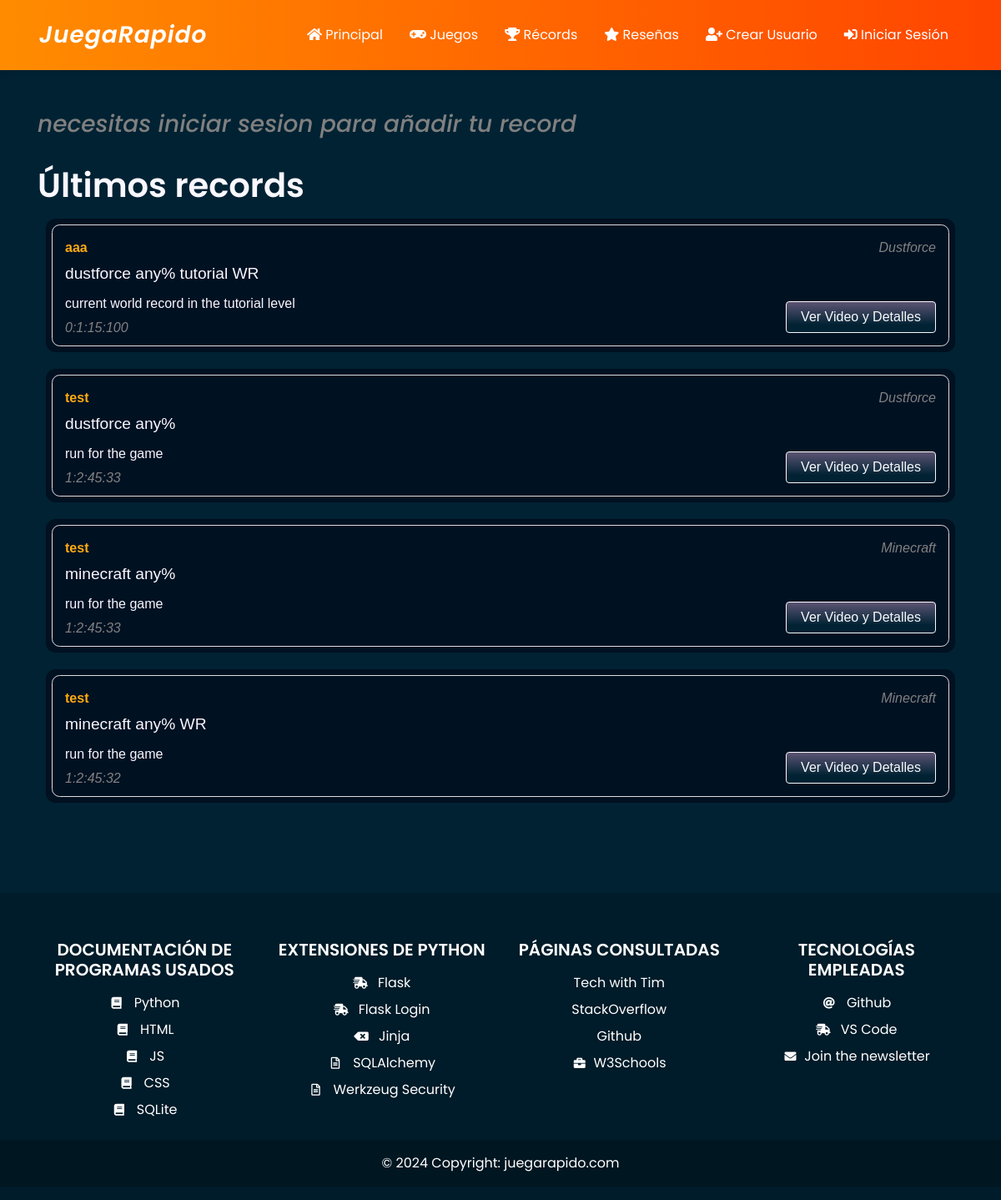
Page /records on the committed database.
### website/models.py (models this page shows)
class Records(db.Model):
    id = db.Column(db.Integer, primary_key=True)
    titulo = db.Column(db.Text)
    fecha = db.Column(db.DateTime)
    categoria = db.Column(db.Integer)
    video = db.Column(db.Text)
    detalles = db.Column(db.Text)
    comentario = db.Column(db.Text)
    tiempohoras = db.Column(db.Integer)
    tiempominutos = db.Column(db.Integer)
    tiemposegundos = db.Column(db.Integer)
    tiempoms = db.Column(db.Integer)
    idjuego = db.Column(db.Integer)
    idusuario = db.Column(db.Integer)
    idtipo = db.Column(db.Integer)
    records_historico = db.relationship('RecordsHistorico', backref='record', lazy='dynamic')

class Usuarios(db.Model,UserMixin):
    id = db.Column(db.Integer, primary_key=True, unique=True)
    alias = db.Column(db.Text, unique=True)
    nombre = db.Column(db.Text)
    apellidos = db.Column(db.Text)
    telefono = db.Column(db.Text)
    contrasena = db.Column(db.Text)
    email = db.Column(db.Text)
    fecha_creacion = db.Column(db.Text)
    fecha_alta = db.Column(db.Text)
    comentario = db.Column(db.Text)
    id_tipo = db.Column(db.Integer, db.ForeignKey('tipos_usuarios.id'))
    alta = db.Column(db.Integer, db.ForeignKey('validado.id'))

class Juegos(db.Model):
    id = db.Column(db.Integer, primary_key=True)
    nombre = db.Column(db.Text)
    fecha = db.Column(db.DateTime)
    imagen = db.Column(db.Text)
    categoria_id = db.Column(db.Integer)
    archivos = db.relationship('Archivos', backref='juego', lazy='dynamic')
    resennas = db.relationship('Resennas', backref='juego', lazy='dynamic')

### website/views.py (the view, shortened to what this page needs)
@views.route('/records',methods=['GET', 'POST'])
def records():
    from . import db
    from .models import Records
    from . import db
    from .models import Juegos, Records, Usuarios, CategoriasRecords
    juegos = db.session.query(Juegos)
    categorias = db.session.query(CategoriasRecords)
    records = db.session.query(Records,Usuarios,Juegos).filter(Usuarios.id == Records.idusuario).filter(Juegos.id == Records.idjuego)
    return render_template('records.html', records=records,juegos=juegos,catrec=categorias)

### website/templates/records.html (shortened to what this page needs)
{% extends 'base.html'%}
{%block outercontent%}
<div class="container">
    {% if current_user.alias != NULL %}
    <form class="form" method='POST'>
        <h3>Introducir tu nuevo record</h3><br>
        <div class='form-group row'>
            <div class="col-4">
                <label for='game'>Juego</label>
                <select class="form-control margin-raro" name="game" id="game">
                    {% for juego in juegos %}
                    <option value="{{ juego.id }}">{{ juego.nombre }}</option>
                    {% endfor %}
                </select>
                <label for='category'>Categoría</label>
                <select class="form-control margin-raro" name="category" id="category">
                    {% for categoria in catrec %}
                    <option value="{{ categoria.nombre }}">{{ categoria.nombre }}</option>
                    {% endfor %}
                </select>
            </div>
            <div class="col-4">
                <label for='title'>Título</label>
                <input type='text' class='form-control' id='title' name='title'
                    placeholder='Minecraft glitchless any% WR' required />
                <label for='desc'>Descripción</label>
                <input type='text' class='form-control' id='desc' name='desc' placeholder='Mi nueva mejor run'
                    required />
            </div>
            <div class="col-4">
                <label for='video'>Enlace del Video</label>
                <input type='text' class='form-control' id='video' name='video'
                    placeholder='https://youtube/watch?v=a1b2c3d4e5' required />
                <div class="row">
                    <div class="col-sm-3">
                        <label for='horas'>Horas</label>
                        <input type='number' step='' class='form-control' id='horas' name='horas' placeholder='0'
                            value="0" required />
                    </div>
                    <div class="col-3">
                        <label for='minutos'>Minutos</label>
                        <input type='number' step='1' max="59" min="0" class='form-control' id='minutos' name='minutos'
                            placeholder='' required />
                    </div>
                    <div class="col-lg-3">
                        <label for='segundos'>Segundos</label>
                        <input type='number' step='1' max="59" min="0" class='form-control' id='segundos'
                            name='segundos' placeholder='' required />
                    </div>
                    <div class="col-lg-3">
                        <label for="ms">ms</label>
                        <input type='number' step='1' max="999" min="0" class='form-control' id='ms' name='ms'
                            placeholder='0' value='0' required />
                    </div>
                </div>
            </div>
        </div>
        <button class="btn btn-dark" type='submit'>Introducir</button>
    </form><br>
    {% else %}
        <a href="/login"><h3  class="category">necesitas iniciar sesion para añadir tu record</h3><br></a>
    {% endif %}
    <h1>Últimos records</h1>
    <table class="table table-striped table-dark">
        {% for record, juegos, usuario in records%}
        <a class="grid-link" href="/record/{{record.id}}">
            <div class="comment-section card">
                <div class="comment card-content-2">
                    <div class="comment-header">
                        <orange><span class="username">{{ juegos.nombre }}</span></orange>
                        <span class="category">{{ usuario.nombre }}</span>
                    </div>
                    <div class="comment-title">{{ record.titulo }}</div>
                    <div class="comment-text">{{ record.detalles }}</div>
                    <div class="comment-text category">{{
                        record.tiempohoras}}:{{record.tiempominutos}}:{{record.tiemposegundos}}:{{record.tiempoms}}
                    </div>
                    <div class="btn btn-outline-light boton-detalles card-record-button">Ver Video y Detalles</div>
                </div>
            </div>
        </a>
        {% endfor %}
    </table>
</div>
{%endblock%}

### website/static/style/style.css (style rules this page uses)
:root { --card-color: #012; --orange: #fa1; }
body { background-color: rgb(20, 20, 20); display: grid; height: 100vh; margin: 0px; padding: 0px; }
.card { background-color: var(--card-color); border-radius: 0.75em; cursor: pointer; height: 160px; margin: 10px; }
.card-record-button { width: 180px; right: 15px; bottom: 15px; position: absolute; }
.card:before { background: linear-gradient(45deg, transparent 5%, #fa1 50%, transparent 99%); border-radius: inherit; content: ""; inset: 0px; opacity: 0; position: absolute; transition: opacity 400ms; z-index: 0; }
.card-content-2 { background-color: var(--card-color); border-radius: inherit; display: grid; inset: 1px; padding: 10px; padding-bottom: 0; margin: 5px !important; position: absolute; }

### website/static/style/main.css (style rules this page uses)
:root { --main-dark: #012; --second-dark: #023; --main-light: #f9f7ff; --second-light: #e9e7ff; --orange: #fa1; scroll-behavior: smooth; }
body { background-color: var(--second-dark); color: var(--main-light); display: flex; flex-direction: column; min-height: 100vh; margin: 0; }
orange { color: var(--orange); }
.boton-detalles { background: rgb(0, 34, 51); background: linear-gradient( 0deg, rgba(0, 34, 51, 1) 24%, rgba(92, 84, 115, 1) 100% ); }
.comment-section { font-family: Arial, sans-serif; }
.comment { border: 1px solid #ddd; background-color: var(--main-dark); padding: 10px; margin-bottom: 10px; border-radius: 0.6em; }
.comment-header { display: flex; justify-content: space-between; margin-bottom: 5px; }
.username { font-weight: bold; }
.category { font-style: italic; color: gray; }
.comment-title { font-size: 1.2em; margin-bottom: 5px; }
.comment-text { margin-top: 5px; }
.grid-link, .grid-link:hover { text-decoration: none; color: inherit; }
body { font-family: "Poppins", sans-serif; margin: 0; padding: 0; }
.container h1 { font-size: 2.5rem; font-weight: 600; margin-bottom: 1rem; }
.card { margin-bottom: 20px; }
.card-content-2 { padding: 15px; }
.card-record-button { margin-top: 10px; }

### rows in the picture
Records: nombre "aaa", nombre "Dustforce", titulo "dustforce any% tutorial WR", detalles "current world record in the tutorial level", tiempohoras "0", tiempominutos "1", tiemposegundos "15", tiempoms "100"
Records: nombre "test", nombre "Dustforce", titulo "dustforce any%", detalles "run for the game", tiempohoras "1", tiempominutos "2", tiemposegundos "45", tiempoms "33"
Records: nombre "test", nombre "Minecraft", titulo "minecraft any%", detalles "run for the game", tiempohoras "1", tiempominutos "2", tiemposegundos "45", tiempoms "33"
Records: nombre "test", nombre "Minecraft", titulo "minecraft any% WR", detalles "run for the game", tiempohoras "1", tiempominutos "2", tiemposegundos "45", tiempoms "32"
